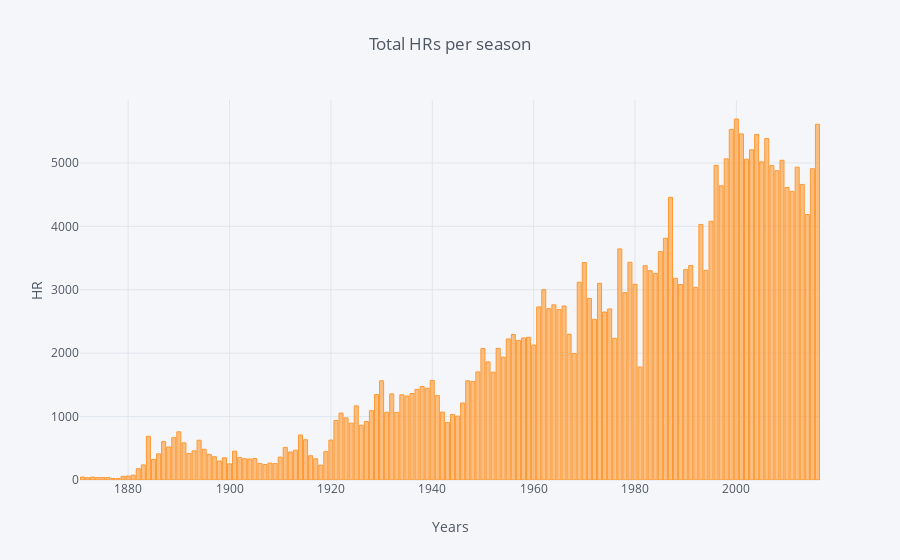

Write notebook code for a chart like this one.
### Markdown cell above
## Graph total HRs per season using bar graph

### Code cell
df_graph1 = df[df['HR']>0].groupby('yearID').agg({'HR':'sum'}).reset_index()
df_graph1.iplot(kind='bar',x='yearID',y='HR',yTitle='HR',xTitle='Years',title='Total HRs per season')

### Figure 1 — Plotly figure (JSON) as saved in the notebook; plotly's stock layout.template omitted (floating-point values rounded to 4 significant figures; data arrays with more than 128 entries replaced by an {"elided": "..."} marker saying what was removed)
{"data": [{"marker": {"color": "rgba(255, 153, 51, 0.6)", "line": {"color": "rgba(255, 153, 51, 1.0)", "width": 1}}, "name": "HR", "orientation": "v", "text": "", "type": "bar", "x": {"elided": "146 int values"}, "y": {"elided": "146 int values"}}], "layout": {"legend": {"bgcolor": "#F5F6F9", "font": {"color": "#4D5663"}}, "paper_bgcolor": "#F5F6F9", "plot_bgcolor": "#F5F6F9", "title": "Total HRs per season", "titlefont": {"color": "#4D5663"}, "xaxis1": {"gridcolor": "#E1E5ED", "showgrid": true, "tickfont": {"color": "#4D5663"}, "title": "Years", "titlefont": {"color": "#4D5663"}, "zerolinecolor": "#E1E5ED"}, "yaxis1": {"gridcolor": "#E1E5ED", "showgrid": true, "tickfont": {"color": "#4D5663"}, "title": "HR", "titlefont": {"color": "#4D5663"}, "zerolinecolor": "#E1E5ED"}}}
